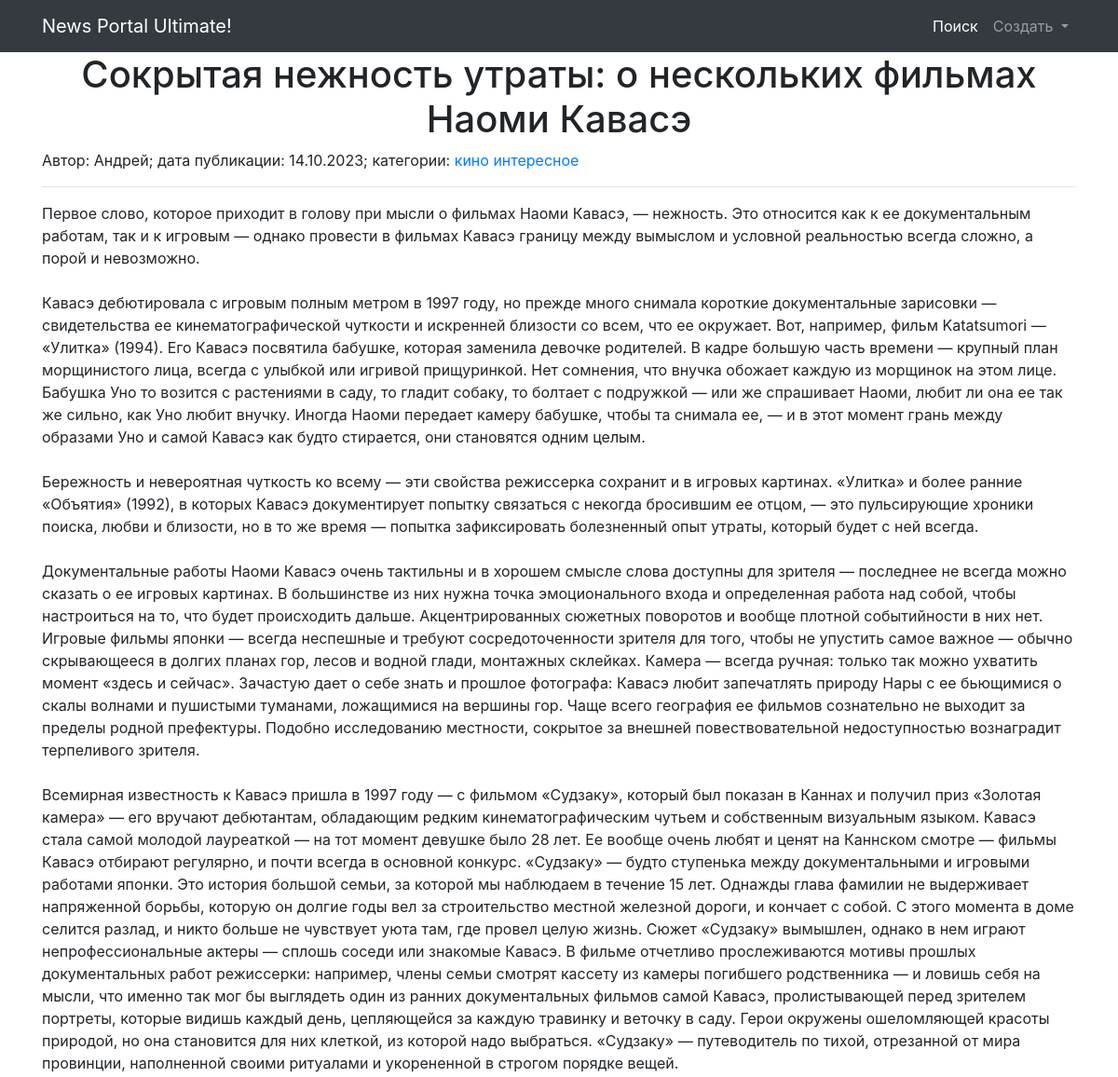
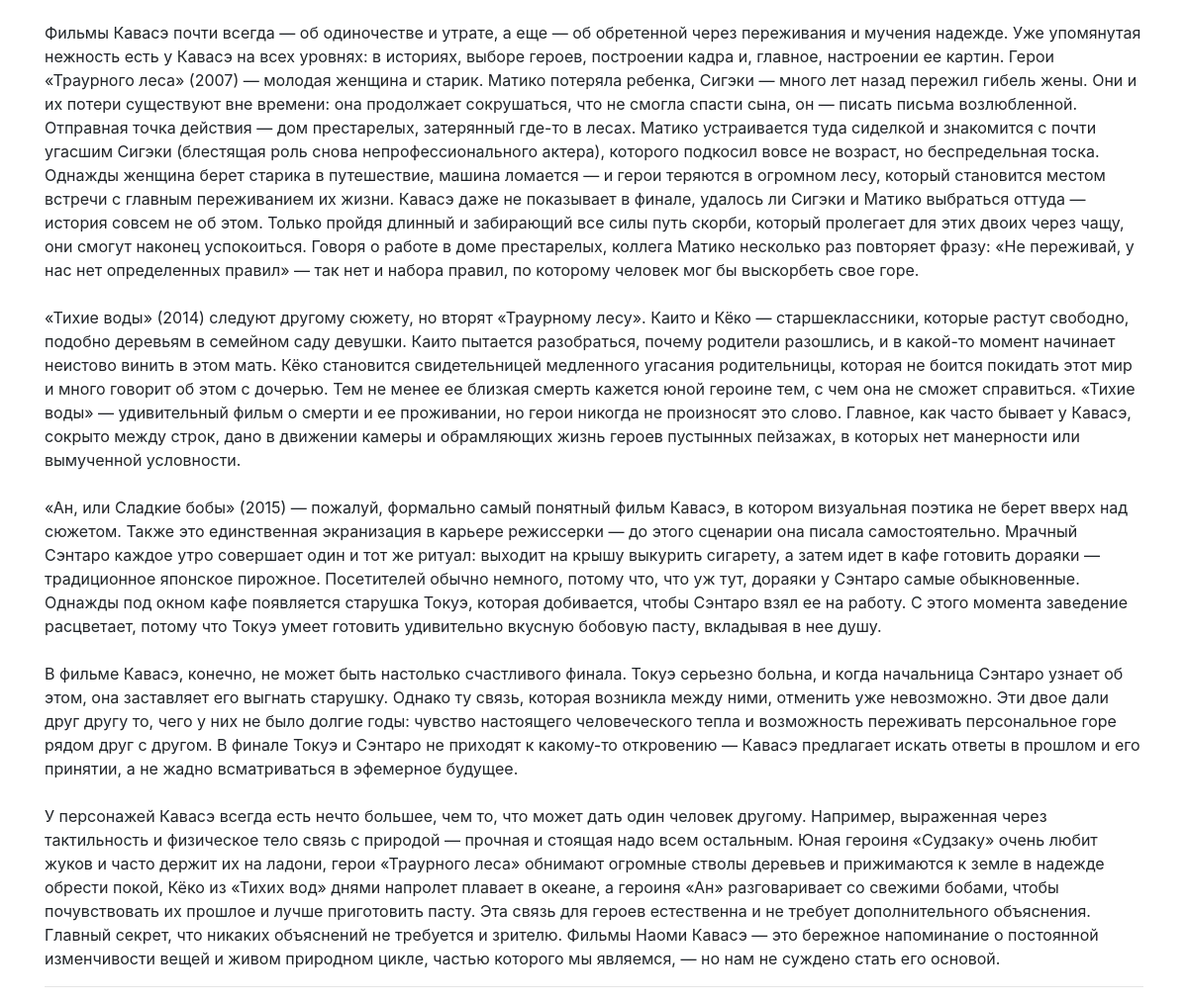
Screenshot of /news/10/ with the database file from the repository (2 pictures, top to bottom).
### news/models.py (models this page shows, shortened)
class Post(models.Model):
    author = models.ForeignKey(Author, on_delete=models.CASCADE)  # Связь с моделью Author
    time_in = models.DateTimeField(auto_now_add=True)  # Дата и время создания поста
    type = models.CharField(choices=POST_TYPES, max_length=2)  # Тип поста (Статья или Новость)
    category = models.ManyToManyField('Category', through='PostCategory')
    title = models.TextField(max_length=255)  # Заголовок поста
    text = models.TextField()  # Текст поста
    rating = models.IntegerField(default=0)  # Рейтинг поста

class Author(models.Model):
    name = models.CharField(max_length=255)  # Имя автора
    user = models.OneToOneField(User, on_delete=models.CASCADE)  # Связь один-к-одному с моделью User
    rating = models.IntegerField(default=0)  # Рейтинг автора
    def __str__(self):
        return self.name

class Category(models.Model):
    name = models.CharField(unique=True, max_length=255)  # Уникальное имя категории
    subscribers = models.ManyToManyField(User, blank=True)

### news/views.py (the view)
# urls.py: path('<int:pk>/', PostDetail.as_view(), name='new'),
class PostDetail(DetailView):
    model = Post
    template_name = 'new.html'
    context_object_name = 'new'

### news/templatetags/custom_filters.py (called while the page is built)
@register.filter(name='censor')
def censor(text):
   words = text.split()
   censored_words = []
   for word in words:
      lowercase_word = word.lower()
      if any(re.match(rf'\b{re.escape(word_base)}\w*\b', lowercase_word) for word_base in CENSOR_WORDS):
         censored_word = word[0] + '*' * len(word[1:])
         censored_words.append(censored_word)
      else:
         censored_words.append(word)
   censored_text = ' '.join(censored_words)
   return censored_text

### templates/new.html (shortened to what this page needs)
{% extends 'flatpages/default.html' %}
{% load custom_filters %}
{% block content %}
    <h1>{{ new.title|censor }}</h1>
    <p style="text-align: left;" class="details">
        Автор: <span class="author">{{new.author}}</span>;
        дата публикации: <span class="date">{{new.time_in|date:'d.m.Y'}}</span>;
        категории:
        {% for c in new.category.values %}
        <a href="{% url 'category' c.id %}" class="category">{{c.name}}</a>
        {% endfor %}
    </p>
    <hr>
    {% if new %}
        <p style="text-align: left;">{{new.text|linebreaksbr}}</p>
    {% endif %}
    <hr>
{% endblock content %}

### rows the page displays
Post: title|censor "Сокрытая нежность утраты: о нескольких фильмах Наоми Кавасэ", author "Андрей", time_in "14.10.2023", text "Первое слово, которое приходит в голову при мысли о фильмах Наоми Кавасэ, — нежность. Это относится как к ее документальным работам, так и к игровым — однако провести в фильмах Кавасэ границу между вымыслом и условной реальностью всегда сложно, а порой и невозможно. Кавасэ дебютировала с игровым полным метром в 1997 году, но прежде много снимала короткие документальные зарисовки — свидетельства ее кинематографической чуткости и искренней близости со всем, что ее окружает. Вот, например, фильм Katatsumori — «Улитка» (1994). Его Кавасэ посвятила бабушке, которая заменила девочке родителей. В кадре большую часть времени — крупный план морщинистого лица, всегда с улыбкой или игривой…"
Category: name "кино"
Category: name "интересное"
